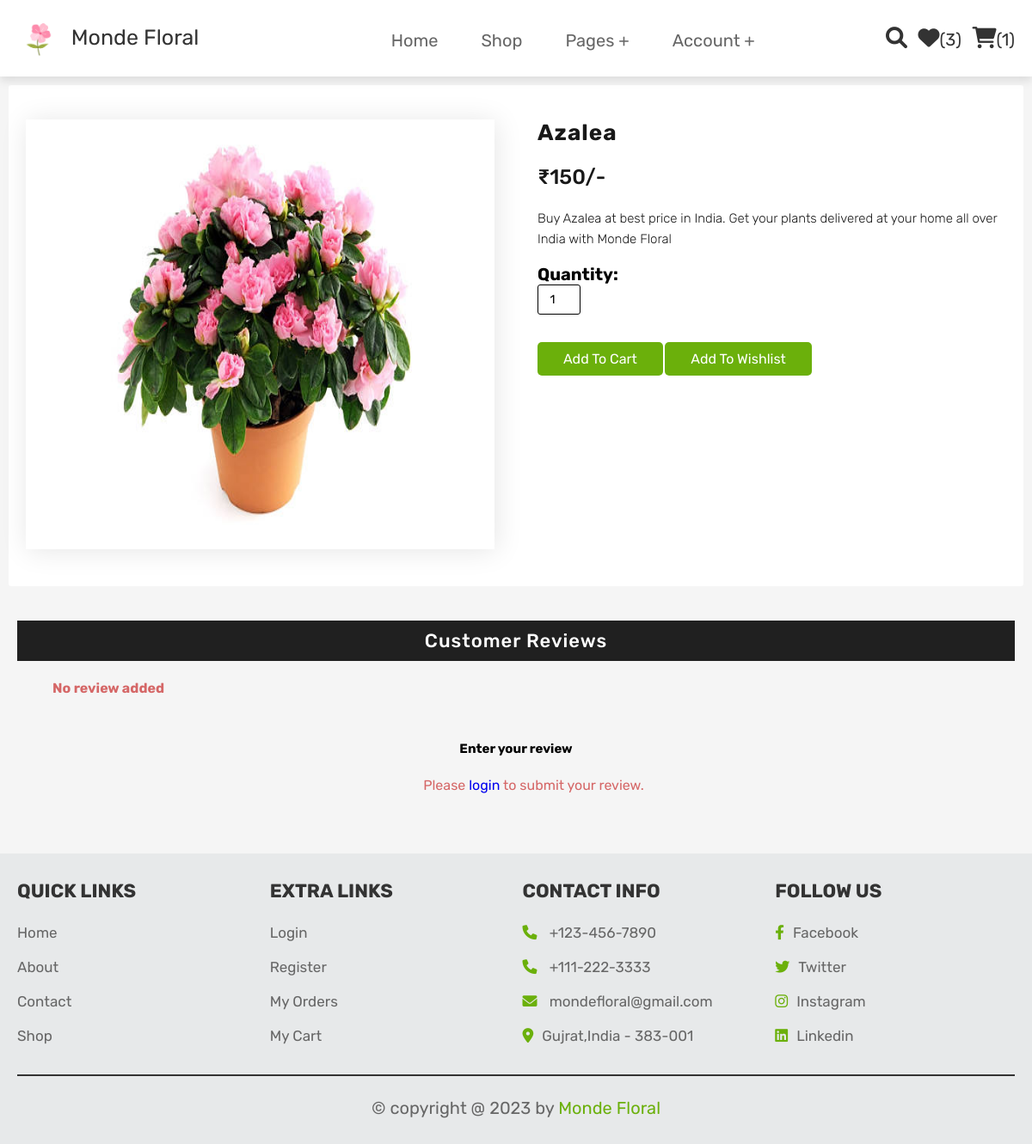
Page /view_page.php?pid=25 on the committed database.
### tables this page shows
CREATE TABLE `tbl_products` (
  `id` int(100) NOT NULL,
  `name` varchar(100) NOT NULL,
  `details` varchar(500) NOT NULL,
  `price` int(100) NOT NULL,
  `image` varchar(100) NOT NULL
);

### view_page.php (the view, shortened to what this page needs)
<!DOCTYPE html>
<html lang="en">
<head>
    <link rel="stylesheet" href="https://cdnjs.cloudflare.com/ajax/libs/font-awesome/6.0.0/css/all.min.css">
    <link rel="stylesheet" href="css/style.css">
    <link rel="stylesheet" href="css/admin_style.css">
    <link rel="stylesheet" href="css/loader.css">
</head>
<body>
    <?php @include 'header.php'; ?>
    <?php
    if (isset($_GET['pid'])) {
        $pid = $_GET['pid'];
        $select_products = mysqli_query($conn, "SELECT * FROM tbl_products WHERE id = '$pid'") or die('query failed');
        if (mysqli_num_rows($select_products) > 0) {
            while ($fetch_products = mysqli_fetch_assoc($select_products)) {
    ?>
                <form action="" method="POST">
                    <div class="container">
                        <div class="product-div">
                            <div class="product-div-left">
                                <div class="img-container">
                                    <img src="uploaded_img/<?php echo $fetch_products['image']; ?>" alt="watch">
                                </div>
                            </div>
                            <div class="product-div-right">
                                <span class="product-name"><?php echo $fetch_products['name']; ?></span>
                                <span class="product-price">₹<?php echo $fetch_products['price']; ?>/-</span>
                                <h2>
                                    <p class="product-description"><?php echo $fetch_products['details']; ?></p>
                                </h2>
                                <h1>Quantity:</h1><input type="number" name="product_quantity" value="1" min="0" id="number">
                                <div class="btn-groups">
                                    <input type="submit" value="add to cart" name="add_to_cart" class="btn">
                                    <input type="submit" value="add to wishlist" name="add_to_wishlist" class="option-btn">
                                </div>
                            </div>
                        </div>
                    </div>
                </form>
                <section>
                    <div class="testimonial-heading">
                        <h1>Customer Reviews</h1>
                    </div>
                    <?php
                    $product_review_list = mysqli_query($conn, "SELECT tbl_users.name , tbl_products_review.rating ,tbl_products_review.review, tbl_products_review.added_on  from tbl_products_review,tbl_users where tbl_products_review.status = 1 and tbl_products_review.user_id= tbl_users.id and tbl_products_review.product_id ='$pid' order by tbl_products_review.added_on DESC");
                    if (mysqli_num_rows($product_review_list) > 0) {
                        while ($product_review_list_row = mysqli_fetch_assoc($product_review_list)) {
                    ?>
                            <div class="testimonial-box-container">
                                <div class="testimonial-box">
                                    <div class="box-top">
                                        <div class="profile">
                                            <div class="name-user">
                                                <strong><?php echo $product_review_list_row['rating']; ?> </strong><span> ( <?php echo $product_review_list_row['name']; ?> )</span><br>
                                                <time>
                                                    <?php
                                                    $added_on = strtotime($product_review_list_row['added_on']);
                                                    echo date('d M Y', $added_on);
                                                    ?>
                                                </time>
                                            </div>
                                        </div>
                                    </div>
                                    <div class="client-comment">
                                        <p><?php echo $product_review_list_row['review']; ?></p>
                                    </div>
                                </div>
                            </div>
                    <?php }
                    } else {
                        echo "<h3 class='submit_review_hint'>No review added</h3><br/>";
                    }
                    ?>
                    <form action="" method="post" class="decor">
                        <div class="form-inner">
                            <center>
                                <h1>Enter your review</h1><br /><br>
                                <?php
                                if (isset($user_id)) {
                                ?>
                                    <select class="form-control" name="rating" required>
                                        <option value="">Select Rating</option>
                                        <option>Worst</option>
                                        <option>Bad</option>
                                        <option>Good</option>
                                        <option>Very Good</option>
                                        <option>Fantastic</option>
                                    </select> <br />
                                    <textarea name="review" placeholder="Enter your review here..." rows="5"></textarea>
                                    <input type="hidden" name="product_id" value="<?php echo $fetch_products['id']; ?>">
                                    <input type="submit" value="Add Review" name="review_submit" class="btn">
                            </center>
                        </div>
                    </form>
    <?php } else {
                                    echo "<span class='submit_review_hint'>Please <a href='login.php'>login</a> to submit your review.</span>";
                                }
                            }
                        } else {
                            echo '<p class="empty">No Review Details available!</p>';
                        }
                    }
    ?>
                </section>
                <?php @include 'footer.php'; ?>
</body>
</html>

### style.css (style rules this page uses)
:root { --green: #6bb00b; --black1: black; --red: red; --black: #333; --white: #fff; --light-color: #666; --light-white: #ccc; --light-bg: white; --border: .2rem solid var(--black); --box-shadow: 0 .5rem 1rem rgba(0, 0, 0, .1); }
* { font-family: 'Rubik', sans-serif; margin: 0; padding: 0; box-sizing: border-box; outline: none; border: none; text-decoration: none; transition: all .2s linear; }
html { font-size: 62.5%; overflow-x: hidden; scroll-behavior: smooth; scroll-padding-top: 6.5rem; }
body { background: var(--light-bg); }
section { padding: 3rem 2rem; }
.btn, .delete-btn, .option-btn { display: inline-block; border-radius: .5rem; margin-top: 1rem; font-size: 1.8rem; color: var(--white); cursor: pointer; padding: 1rem 3rem; text-transform: capitalize; }
.btn { background-color: var(--green); }
.option-btn { background-color: var(--black1); }
.container { max-width: 1200px; padding: 0 1rem; margin: 0 auto; }
.product-div { margin: 1rem 0; padding: 2rem 0; display: grid; grid-template-columns: repeat(2, 1fr); background-color: #fff; border-radius: 3px; column-gap: 10px; }
.product-div-left { padding: 20px; }
.product-div-right { padding: 20px; }
.img-container img { width: 630px; max-width: 629px; height: 50rem; width: 100%; margin: 0 auto; box-shadow: 2px 2px 30px rgb(0 0 0 / 10%); }
.product-div-right span { display: block; }
.product-name { font-size: 26px; margin-bottom: 22px; font-weight: 700; letter-spacing: 1px; opacity: 0.9; }
.product-price { font-weight: 700; font-size: 24px; opacity: 0.9; font-weight: 500; }
.product-description { font-weight: 18px; line-height: 1.6; font-weight: 300; opacity: 0.9; margin-top: 22px; margin-bottom: 17px; }
.btn-groups { margin-top: 22px; }
input#number { text-align: center; border: 1px solid black; margin: 0px; width: 50px; height: 35px; font-size: 14px; box-sizing: border-box; }
.form-inner { padding: 40px; }
.submit_review_hint { font-size: 16px; color: #d56767; margin-top: 22px; margin-left: 41px; }
.testimonial-heading { letter-spacing: 1px; flex-direction: column; justify-content: center; align-items: center; }
.testimonial-heading h1 { font-size: 2.2rem; font-weight: 500; background-color: #202020; color: #ffffff; padding: 10px 20px; text-align: center; }
:root { --main-color1: #eb4d4b; --text-color: #131e2c; }
input[type=number] { width: 100%; margin-bottom: 20px; padding: 12px; border: 1px solid #ccc; border-radius: 3px; }

### admin_style.css (style rules this page uses)
:root { --monsteradeliciosa: #6bb00b; --red: #ff1900; --black: #333; --white: #fff; --light-color: #666; --light-white: #ccc; --light-bg: #f5f5f5; --border: .2rem solid var(--black); --box-shadow: 0 .5rem 1rem rgba(0, 0, 0, .1); }
* { font-family: 'Rubik', sans-serif; margin: 0; padding: 0; box-sizing: border-box; outline: none; border: none; text-decoration: none; transition: all .2s linear; }
html { font-size: 62.5%; overflow-x: hidden; scroll-behavior: smooth; scroll-padding-top: 6.5rem; }
body { background: var(--light-bg); }
section { padding: 3rem 2rem; }
.btn, .delete-btn, .option-btn { display: inline-block; border-radius: .5rem; margin-top: 1rem; font-size: 16px; color: var(--white); cursor: pointer; padding: 1rem 3rem; text-transform: capitalize; }
.btn { background-color: var(--monsteradeliciosa); }
.option-btn { background-color: var(--monsteradeliciosa); }
:root { --main-color1: #eb4d4b; --text-color: #131e2c; }

### rows in the picture
tbl_products: image (picture), name "Azalea", price "150", details "Buy Azalea at best price in India. Get your plants delivered at your home all over India with Monde Floral"

### other values in the picture
$wishlist_num_rows "3"
$cart_num_rows "1"
